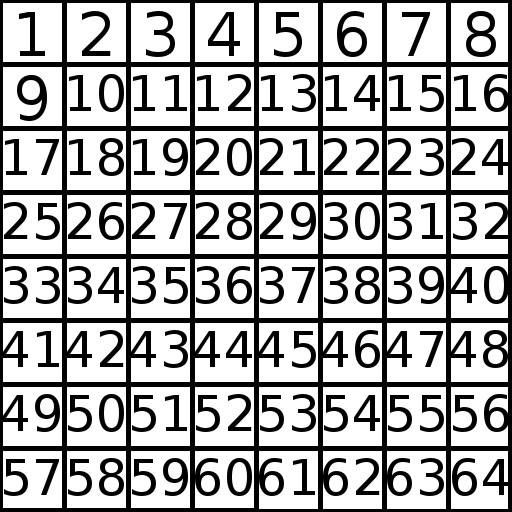

Tiled map render using the project's own tile images. Description and the whole map definition, tile-layer contents included, below:
An orthogonal 8x8 tile map with 64x64 px tiles, 1 tile layer (Tile Layer 1).

<map version="1.0" orientation="orthogonal" width="8" height="8" tilewidth="64" tileheight="64">
 <tileset firstgid="1" name="tile_test" tilewidth="64" tileheight="64">
  <image source="../res/drawable-xhdpi/tile_test.png" width="512" height="512" />
 </tileset>
 <layer name="Tile Layer 1" width="8" height="8">
  <data encoding="csv">
1,2,3,4,5,6,7,8,
9,10,11,12,13,14,15,16,
17,18,19,20,21,22,23,24,
25,26,27,28,29,30,31,32,
33,34,35,36,37,38,39,40,
41,42,43,44,45,46,47,48,
49,50,51,52,53,54,55,56,
57,58,59,60,61,62,63,64
</data>
 </layer>
</map>
